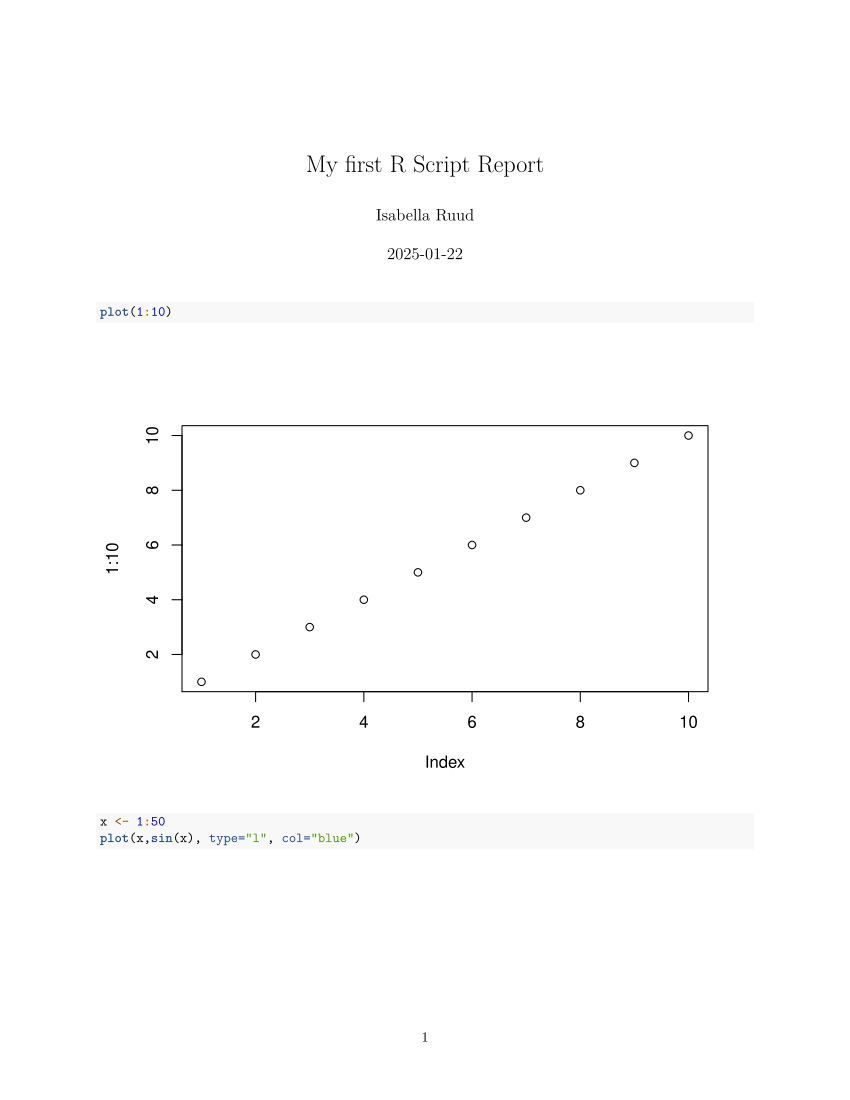

Write R code to recreate this figure.
#' ---
#' title: "My first R Script Report"
#' author: "Isabella Ruud"
#' date: "2025-01-22"
#' ---


plot(1:10)
x <- 1:50
plot(x,sin(x), type="l", col="blue")
